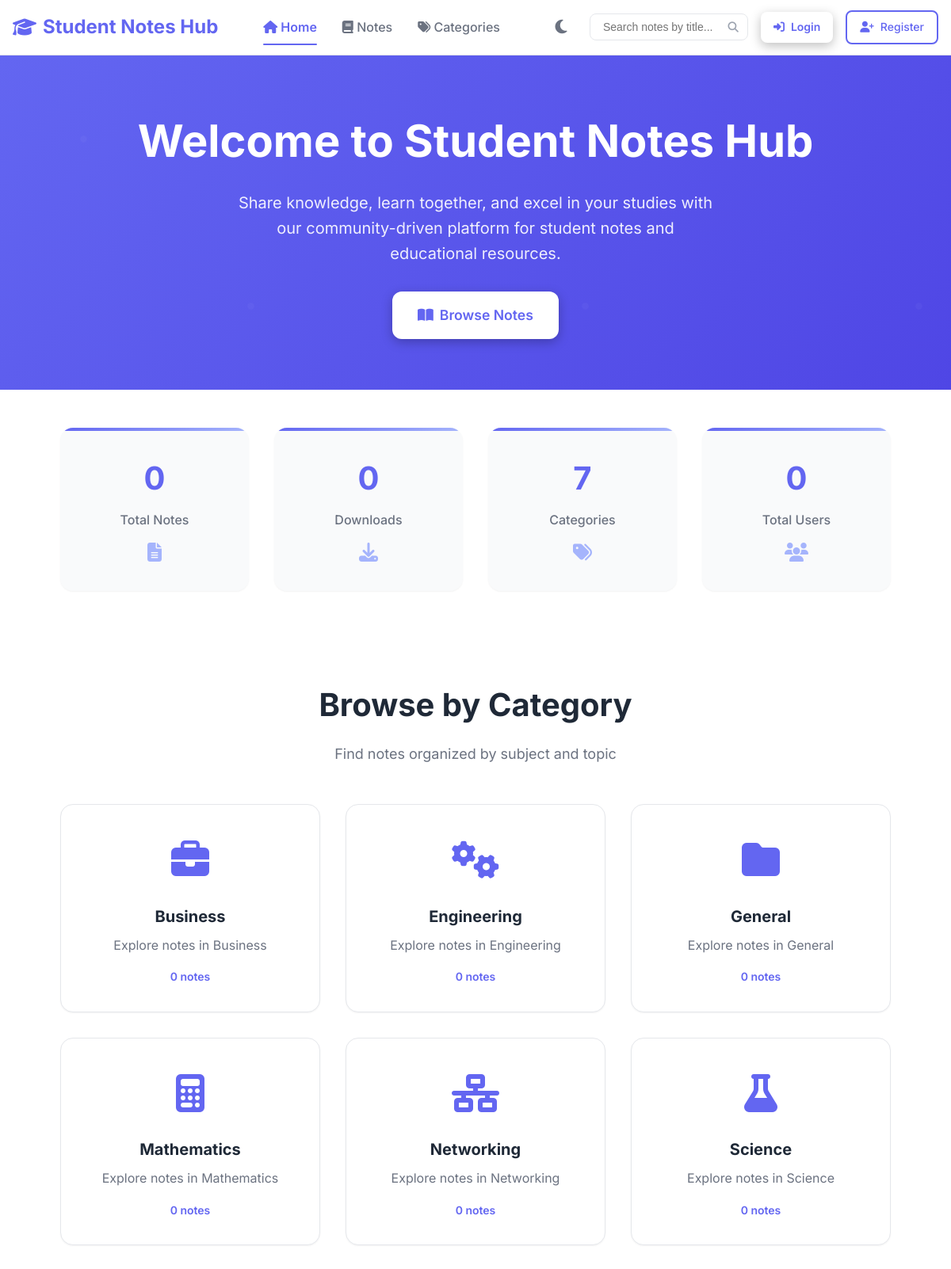
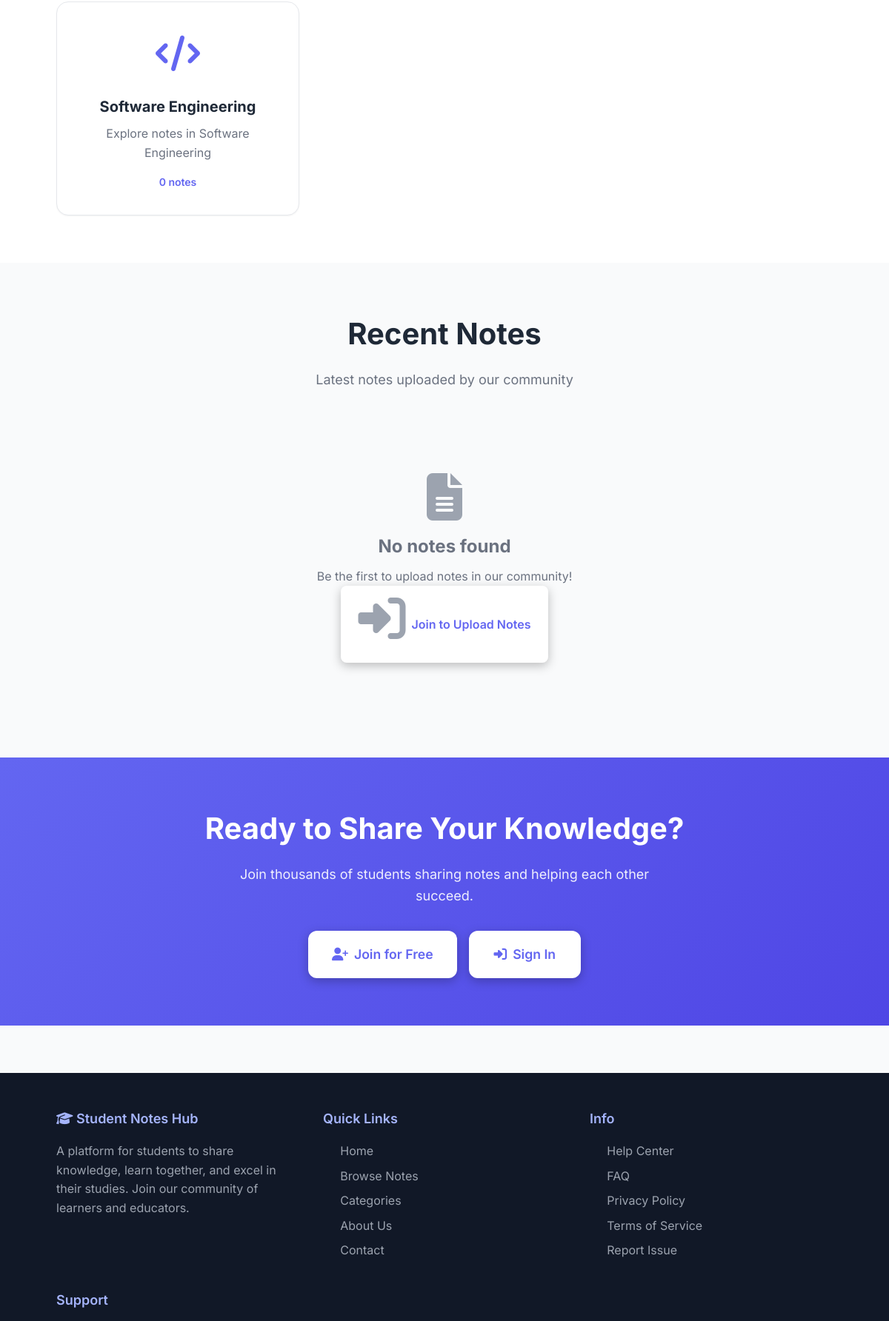
The page / (upper part) on the database its author committed (2 pictures, top to bottom).
### tables this page shows
CREATE TABLE IF NOT EXISTS `categories` (
  `id` tinyint UNSIGNED NOT NULL AUTO_INCREMENT,
  `slug` varchar(30) NOT NULL,
  `name` varchar(60) NOT NULL,
  `icon` varchar(30) DEFAULT 'file',
  `description` text,
  PRIMARY KEY (`id`),
  UNIQUE KEY `slug` (`slug`),
  KEY `idx_cat_slug` (`slug`)
);

### index.php (the view, shortened to what this page needs)
<?php
require __DIR__ . '/bootstrap.php';
$page  = max(1, (int)($_GET['page'] ?? 1));
$limit = 12;
$offset = ($page - 1) * $limit;
$notes = $pdo->prepare(
    '     SELECT n.id, n.title, n.description, n.file_url, n.created_at,
            n.downloads, n.likes,
            COALESCE(COUNT(DISTINCT v.id), 0) AS views,
            c.slug AS category,
            c.name AS cat_name, c.icon, u.id AS user_id, u.username, u.avatar_url
     FROM notes n
     JOIN categories c ON c.id = n.category_id
     JOIN users u ON u.id = n.user_id
     LEFT JOIN views v ON v.note_id = n.id
     WHERE n.status = "published"
     GROUP BY n.id, n.title, n.description, n.file_url, n.created_at,
              n.downloads, n.likes, c.slug, c.name, c.icon, u.id, u.username, u.avatar_url
     ORDER BY n.created_at DESC
     LIMIT :l OFFSET :o'
);
$notes->bindValue(':l', $limit, PDO::PARAM_INT);
$notes->bindValue(':o', $offset, PDO::PARAM_INT);
$notes->execute();
$notes = $notes->fetchAll();
$cats            = $pdo->query('SELECT slug, name, icon FROM categories ORDER BY name')->fetchAll();
$totalNotes      = (int)$pdo->query('SELECT COUNT(*) FROM notes WHERE status = "published"')->fetchColumn();
$totalDownloads  = (int)$pdo->query('SELECT COUNT(*) FROM downloads')->fetchColumn();
$totalUsers      = (int)$pdo->query('SELECT COUNT(*) FROM users')->fetchColumn();
require __DIR__ . '/components/header.php';
?>
<main>
<section class="hero">
  <div class="container">
    <div class="hero-content">
      <h1>Welcome to Student Notes Hub</h1>
      <p>Share knowledge, learn together, and excel in your studies with our community-driven platform for student notes and educational resources.</p>
      <div class="hero-actions">
        <a href="#recent-notes" class="btn btn-primary btn-lg">
          <i class="fas fa-book-open"></i> Browse Notes
        </a>
      </div>
    </div>
  </div>
</section>
<section class="stats">
  <div class="container">
    <div class="stats-grid">
      <div class="stat-card"><div class="stat-number" data-count="<?= $totalNotes ?>"><?= $totalNotes ?></div><div class="stat-label">Total Notes</div><i class="fas fa-file-alt stat-icon"></i></div>
      <div class="stat-card"><div class="stat-number" data-count="<?= $totalDownloads ?>"><?= $totalDownloads ?></div><div class="stat-label">Downloads</div><i class="fas fa-download stat-icon"></i></div>
      <div class="stat-card"><div class="stat-number" data-count="<?= count($cats) ?>"><?= count($cats) ?></div><div class="stat-label">Categories</div><i class="fas fa-tags stat-icon"></i></div>
      <div class="stat-card"><div class="stat-number" data-count="<?= $totalUsers ?>"><?= $totalUsers ?></div><div class="stat-label">Total Users</div><i class="fas fa-users stat-icon"></i></div>
    </div>
  </div>
</section>
<section class="categories" id="categories">
  <div class="container">
    <h2 class="section-title">Browse by Category</h2>
    <p class="section-subtitle">Find notes organized by subject and topic</p>
    <div class="categories-grid">
      <?php foreach ($cats as $cat):
        $catCount = $pdo->prepare('SELECT COUNT(*) FROM notes WHERE category_id = (SELECT id FROM categories WHERE slug = ?) AND status = "published"');
        $catCount->execute([$cat['slug']]);
        $count = $catCount->fetchColumn();
      ?>
        <div class="category-card" onclick="window.location.href='notes.php?category=<?= $cat['slug'] ?>'">
          <div class="category-icon"><i class="fas fa-<?= $cat['icon'] ?? 'folder' ?>"></i></div>
          <h3><?= htmlspecialchars($cat['name']) ?></h3>
          <p>Explore notes in <?= htmlspecialchars($cat['name']) ?></p>
          <div class="category-stats"><span><?= $count ?> notes</span></div>
        </div>
      <?php endforeach; ?>
    </div>
  </div>
</section>
<section class="recent-notes" id="recent-notes">
  <div class="container">
    <h2 class="section-title">Recent Notes</h2>
    <p class="section-subtitle">Latest notes uploaded by our community</p>
    <?php if (empty($notes)): ?>
      <div class="empty-state">
        <i class="fas fa-file-alt" style="font-size:4rem;color:var(--text-muted);margin-bottom:1rem;"></i>
        <h3>No notes found</h3>
        <p>Be the first to upload notes in our community!</p>
        <?php if (isset($_SESSION['auth_user_id'])): ?>
        <?php else: ?>
          <a href="login.php" class="btn btn-primary"><i class="fas fa-sign-in-alt"></i> Join to Upload Notes</a>
        <?php endif; ?>
      </div>
    <?php endif; ?>
  </div>
</section>
<section class="cta-section">
  <div class="container">
    <div class="cta-content">
      <h2>Ready to Share Your Knowledge?</h2>
      <p>Join thousands of students sharing notes and helping each other succeed.</p>
      <div class="cta-actions">
        <?php if (isset($_SESSION['auth_user_id'])): ?>
          <a href="profile.php" class="btn btn-outline btn-lg"><i class="fas fa-user"></i> View Profile</a>
        <?php else: ?>
          <a href="register.php" class="btn btn-primary btn-lg"><i class="fas fa-user-plus"></i> Join for Free</a>
          <a href="login.php" class="btn btn-outline btn-lg"><i class="fas fa-sign-in-alt"></i> Sign In</a>
        <?php endif; ?>
      </div>
    </div>
  </div>
</section>
</main>
<?php require __DIR__ . '/components/footer.php'; ?>

### components/header.php (style rules this page uses)
:root { --primary-color: #6366f1; --primary-dark: #4f46e5; --primary-light: #a5b4fc; --secondary-color: #f59e0b; --success-color: #10b981; --error-color: #ef4444; --warning-color: #f59e0b; --info-color: #3b82f6; --text-primary: #1f2937; --text-secondary: #6b7280; --text-muted: #9ca3af; --text-light: #f9fafb; --bg-primary: #ffffff; --bg-secondary: #f9fafb; --bg-dark: #111827; --bg-light: #f3f4f6; --border-color: #e5e7eb; --border-light: #f3f4f6; --border-radius: 8px; --border-radius-lg: 12px; --border-radius-xl: 16px; --shadow-sm: 0 1px 2px 0 rgb(0 0 0 / 0.05); --shadow-md: 0 4px 6px -1px rgb(0 0 0 / 0.1); --shadow-lg: 0 10px 15px -3px rgb(0 0 0 / 0.1); --shadow-xl: 0 20px 25px -5px rgb(0 0 0 / 0.1); --font-family: 'Inter', -apple-system, BlinkMacSystemFont, 'Segoe UI', Roboto, sans-serif; --font-mono: 'Monaco', 'Menlo', 'Ubuntu Mono', monospace; --transition-fast: 0.15s ease-in-out; --transition-normal: 0.3s ease-in-out; --transition-slow: 0.5s ease-in-out; --container-max-width: 1200px; --navbar-height: 70px; }
html, body, * { transition: background-color var(--transition-normal), color var(--transition-normal), border-color var(--transition-normal) !important; }
* { margin: 0; padding: 0; box-sizing: border-box; }
html { scroll-behavior: smooth; }
body { font-family: var(--font-family); line-height: 1.6; color: var(--text-primary); background-color: var(--bg-secondary); padding-top: var(--navbar-height); }
a { text-decoration: none; color: inherit; transition: color var(--transition-fast); }
.container { width: 90%; max-width: var(--container-max-width); margin: 0 auto; padding: 0 1rem; }
.btn { display: inline-flex; align-items: center; justify-content: center; gap: 0.5rem; padding: 0.75rem 1.5rem; border: none; border-radius: var(--border-radius); font-size: 1rem; font-weight: 500; cursor: pointer; transition: all var(--transition-normal); text-decoration: none; font-family: inherit; }
.btn-primary { background: linear-gradient(135deg, var(--primary-color), var(--primary-dark)); color: white; }
.btn-outline { background: transparent; color: var(--primary-color); border: 2px solid var(--primary-color); }
.btn-lg { padding: 1rem 2rem; font-size: 1.125rem; }

### rows shown on the page
categories: name "Business", count "0"
categories: name "Engineering", count "0"
categories: name "General", count "0"
categories: name "Mathematics", count "0"
categories: name "Networking", count "0"
categories: name "Science", count "0"
categories: name "Software Engineering", count "0"

### other values the page prints
$totalNotes "0"
$totalDownloads "0"
count($cats) "7"
$totalUsers "0"
